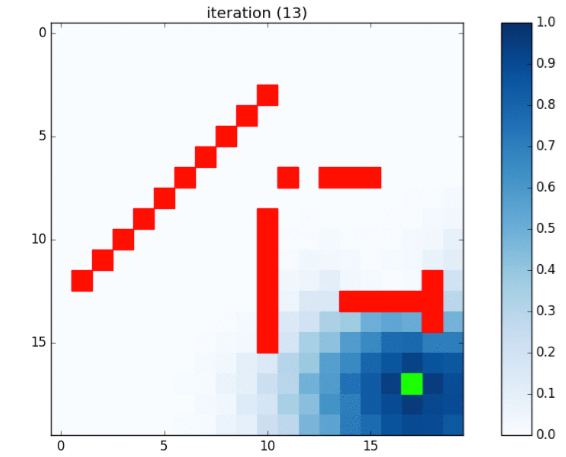

Source code (Python):



import numpy as np
import matplotlib.pyplot as plt
import matplotlib.patches as patches

# initial plot_matrix code from: 
#   http://stackoverflow.com/questions/31998226/how-to-change-color-bar-to-align-with-main-plot-in-matplotlib

#note that we are forcing width:height=1:1 here, 
#as 0.9*8 : 0.9*8 = 1:1, the figure size is (8,8)
#if the figure size changes, the width:height ratio here also need to be changed
def update_matrix(mat, im, ax, title='example'):
    im.set_array(mat)
    ax.set_title(title)
    plt.pause(.5)

def plot_matrix(mat, im, ax, goal, sink, figsize, title='example'):
    for (x,y) in goal:
        rect = patches.Rectangle((y-.500,x-.500),1,1,edgecolor='lime',facecolor='lime')
        ax.add_patch(rect)
    for (x,y) in sink:
        rect = patches.Rectangle((y-.500,x-.500),1,1,edgecolor='r'   ,facecolor='r'   )
        ax.add_patch(rect)

    ax.grid(False)
    cax = plt.axes([0.85, 0.05, 0.05,0.9 ])
    plt.colorbar(mappable=im, cax=cax)
    update_matrix(mat, im, ax, title)
    return ax


def adjCubeList(x,y):
    if(x<19 and y <19 and x>0 and y>0):
        adjCubes = [(x,y+1), (x+1,y), (x,y-1), (x-1,y)]
        return adjCubes
    
    elif (x<19 and x>0 and y==19):
        adjCubes = [(x-1,y), (x,y-1), (x+1,y)]
        return adjCubes
    
    elif (x<19 and x>0 and y==0):
        adjCubes = [(x-1,y), (x+1,y), (x,y+1)]
        return adjCubes
    
    elif(y<19 and y>0 and x==0):
        adjCubes = [(x,y-1),(x+1,y), (x,y+1)]
        return adjCubes
    
    elif(y<19 and y>0 and x==19):
        adjCubes = [(x,y-1), (x-1,y), (x,y+1)]
        return adjCubes
    
    elif(x==19 and y==19):
        adjCubes=[(x-1,y),(x,y-1)]
        return adjCubes
        
    elif(x==0 and y==19):
        adjCubes=[(x,y-1), (x+1,y)]
        return adjCubes
        
    elif(x==0 and y==0):
        adjCubes=[(x,y+1),(x+1,y)]
        return adjCubes
    
    elif(x==19 and y==0):
        adjCubes=[(x-1,y),(x,y+1)]
        return adjCubes
        
def highestProb(inputList):
    #input list in the following format (probability, (x,y))

    highestProbNum = 0
    #probLocation = (0,0)
    for i in inputList:
        if i > highestProbNum:
            highestProbNum = i
            #probLocation = (i[1][0],i[1][1])
    return highestProbNum

  

def main():
    #data = np.random.random((20, 20))
    plt.show()
    ax = plt.axes([0, 0.05, 0.9, 0.9 ]) #left, bottom, width, height
    pCorrectMove = .40; # otherwise completely scatters with the remaining probability (with correct move still a possibility)
    data = np.zeros((20, 20))
    goal = [(17,17)]
    sink = [(12,18),(14,18),(13,18),(13,17),(13,16),(13,15),(13,14),(9,10),(10,10),(11,10),(12,10),(13,10),(14,10),(15,10),(7,11),(7,11),(7,13),(7,14),(7,15),(3,10),(4,9),(5,8),(6,7),(7,6),(8,5),(9,4),(10,3),(11,2),(12,1)]
    for (x,y) in goal:
        data[x,y]=1
    im = ax.imshow(data, interpolation='nearest', cmap=plt.get_cmap('Blues'))
        
    ax = plot_matrix(data, im, ax, goal, sink, (10, 10)) 
    for x in range(20):
        for y in range(20):
            data[x,y]=0
    
    for (x,y) in sink: 
        data[x,y]=0    
    for(x,y) in goal:
        data[x,y]=1

    for i in range(200):
        data0 = np.copy(data)
        for x in range(20):
            for y in range(20):
                adjacentCubes = adjCubeList(x,y)
                if (x,y) not in sink and (x,y) not in goal:
                    if(len(adjacentCubes)==4): 
                        prob1 = data[adjacentCubes[0][0],adjacentCubes[0][1]]
                        prob2 = data[adjacentCubes[1][0],adjacentCubes[1][1]]
                        prob3 = data[adjacentCubes[2][0],adjacentCubes[2][1]]
                        prob4 = data[adjacentCubes[3][0],adjacentCubes[3][1]]
                        probList = [prob1,prob2,prob3,prob4]
                        highestprob = highestProb(probList)
                        probList.remove(highestprob)     
                        x1 = 0.55*highestprob
                        x2 = 0.15*probList[0]
                        x3 = 0.15*probList[1]
                        x4 = 0.15*probList[2]
                        total = x1+x2+x3+x4
                        data[x,y] = total
                        
                        
                    elif(len(adjacentCubes)==3):
                        prob1 = data[adjacentCubes[0][0],adjacentCubes[0][1]]
                        prob2 = data[adjacentCubes[1][0],adjacentCubes[1][1]]
                        prob3 = data[adjacentCubes[2][0],adjacentCubes[2][1]]
                        probList = [prob1,prob2,prob3]
                        highestprob = highestProb(probList)
                        probList.remove(highestprob)
                        x1 = 0.6*highestprob
                        x2 = 0.2*probList[0]
                        x3 = 0.2*probList[1]
                        total = x1+x2+x3
                        data[x,y] = total
                    
                    elif(len(adjacentCubes)==2):
                        prob1 = data[adjacentCubes[0][0],adjacentCubes[0][1]]
                        prob2 = data[adjacentCubes[1][0],adjacentCubes[1][1]]
                        probList = [prob1,prob2]
                        highestprob = highestProb(probList)
                        probList.remove(highestprob)
                        x1 = 0.7*highestprob
                        x2 = 0.3*probList[0]
                        total = x1+x2
                        data[x,y] = total
                        
        for (x,y) in goal:
            data[x,y]=1 # This is the probability of a win if you are at (x,y) that is part of "goal"
        for (x,y) in sink:
            data[x,y]=0 # This is the probability of a win if you are at (x,y) that is part of "sink"
        update_matrix(data, im, ax,"iteration ("+str(i+1)+")")
        #ax, cax = plot_matrix(data, goal, sink, (10, 10), "iteration ("+str(i+1)+")") 
    ax = plot_matrix(data, im, ax, goal, sink, (10, 10), "iteration (FINAL)") 
    plt.pause(600)
    


main()
